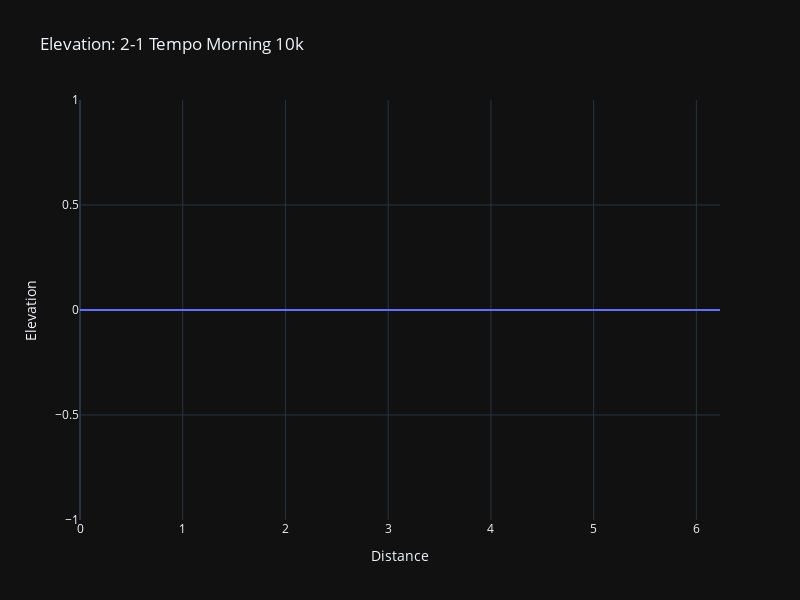

Source (notebook cell):
### Code cell
fig = px.line(data, x='Distance', y='Elevation', title=f'Elevation: {name}')
fig.update_layout(autosize=False, width=800, height=600)
fig.show()

### Figure 1 — Plotly figure (JSON) as saved in the notebook; plotly's stock layout.template omitted (floating-point values rounded to 4 significant figures; data arrays with more than 128 entries replaced by an {"elided": "..."} marker saying what was removed)
{"data": [{"hovertemplate": "Distance=%{x}<br>Elevation=%{y}<extra></extra>", "legendgroup": "", "line": {"color": "#636efa", "dash": "solid"}, "marker": {"symbol": "circle"}, "mode": "lines", "name": "", "orientation": "v", "showlegend": false, "x": {"elided": "785 float values"}, "xaxis": "x", "y": {"elided": "785 int values"}, "yaxis": "y", "type": "scatter"}], "layout": {"xaxis": {"anchor": "y", "domain": [0.0, 1.0], "title": {"text": "Distance"}}, "yaxis": {"anchor": "x", "domain": [0.0, 1.0], "title": {"text": "Elevation"}}, "legend": {"tracegroupgap": 0}, "title": {"text": "Elevation: 2-1 Tempo Morning 10k"}, "autosize": false, "width": 800, "height": 600}}
